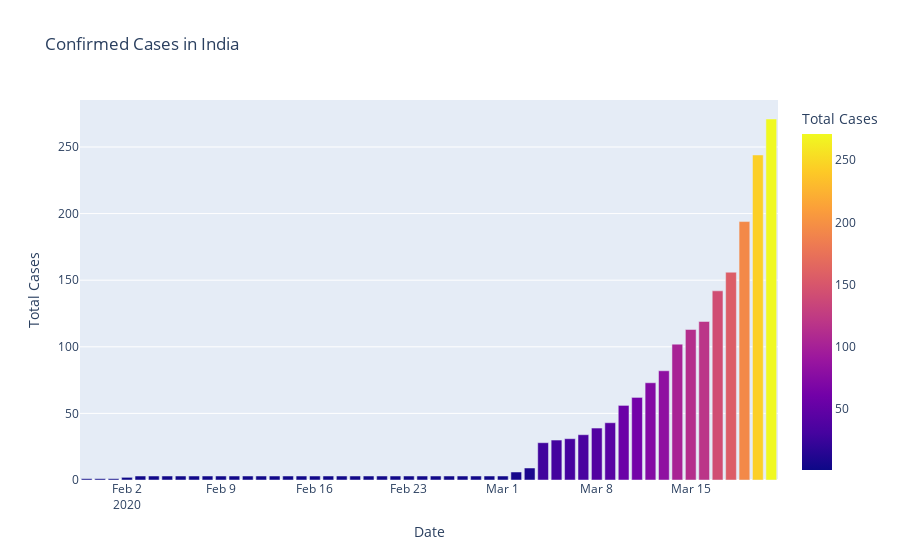

Here is the notebook cell this chart was saved with:
### Code cell
#plotly Express
fig = px.bar(IndiaDatewise,x = 'Date', y = 'Total Cases' ,color= 'Total Cases', title = 'Confirmed Cases in India')
fig.show()

### Figure 1 — Plotly figure (JSON) as saved in the notebook; plotly's stock layout.template omitted (floating-point values rounded to 4 significant figures)
{"data": [{"alignmentgroup": "True", "hoverlabel": {"namelength": 0}, "hovertemplate": "Date=%{x}<br>Total Cases=%{marker.color}", "legendgroup": "", "marker": {"color": [1, 1, 1, 2, 3, 3, 3, 3, 3, 3, 3, 3, 3, 3, 3, 3, 3, 3, 3, 3, 3, 3, 3, 3, 3, 3, 3, 3, 3, 3, 3, 3, 6, 9, 28, 30, 31, 34, 39, 43, 56, 62, 73, 82, 102, 113, 119, 142, 156, 194, 244, 271], "coloraxis": "coloraxis"}, "name": "", "offsetgroup": "", "orientation": "v", "showlegend": false, "textposition": "auto", "type": "bar", "x": ["2020-01-30T00:00:00", "2020-01-31T00:00:00", "2020-02-01T00:00:00", "2020-02-02T00:00:00", "2020-02-03T00:00:00", "2020-02-04T00:00:00", "2020-02-05T00:00:00", "2020-02-06T00:00:00", "2020-02-07T00:00:00", "2020-02-08T00:00:00", "2020-02-09T00:00:00", "2020-02-10T00:00:00", "2020-02-11T00:00:00", "2020-02-12T00:00:00", "2020-02-13T00:00:00", "2020-02-14T00:00:00", "2020-02-15T00:00:00", "2020-02-16T00:00:00", "2020-02-17T00:00:00", "2020-02-18T00:00:00", "2020-02-19T00:00:00", "2020-02-20T00:00:00", "2020-02-21T00:00:00", "2020-02-22T00:00:00", "2020-02-23T00:00:00", "2020-02-24T00:00:00", "2020-02-25T00:00:00", "2020-02-26T00:00:00", "2020-02-27T00:00:00", "2020-02-28T00:00:00", "2020-02-29T00:00:00", "2020-03-01T00:00:00", "2020-03-02T00:00:00", "2020-03-03T00:00:00", "2020-03-04T00:00:00", "2020-03-05T00:00:00", "2020-03-06T00:00:00", "2020-03-07T00:00:00", "2020-03-08T00:00:00", "2020-03-09T00:00:00", "2020-03-10T00:00:00", "2020-03-11T00:00:00", "2020-03-12T00:00:00", "2020-03-13T00:00:00", "2020-03-14T00:00:00", "2020-03-15T00:00:00", "2020-03-16T00:00:00", "2020-03-17T00:00:00", "2020-03-18T00:00:00", "2020-03-19T00:00:00", "2020-03-20T00:00:00", "2020-03-21T00:00:00"], "xaxis": "x", "y": [1, 1, 1, 2, 3, 3, 3, 3, 3, 3, 3, 3, 3, 3, 3, 3, 3, 3, 3, 3, 3, 3, 3, 3, 3, 3, 3, 3, 3, 3, 3, 3, 6, 9, 28, 30, 31, 34, 39, 43, 56, 62, 73, 82, 102, 113, 119, 142, 156, 194, 244, 271], "yaxis": "y"}], "layout": {"barmode": "relative", "coloraxis": {"colorbar": {"title": {"text": "Total Cases"}}, "colorscale": [[0, "#0d0887"], [0.1111, "#46039f"], [0.2222, "#7201a8"], [0.3333, "#9c179e"], [0.4444, "#bd3786"], [0.5556, "#d8576b"], [0.6667, "#ed7953"], [0.7778, "#fb9f3a"], [0.8889, "#fdca26"], [1, "#f0f921"]]}, "legend": {"tracegroupgap": 0}, "title": {"text": "Confirmed Cases in India"}, "xaxis": {"anchor": "y", "domain": [0, 1], "title": {"text": "Date"}}, "yaxis": {"anchor": "x", "domain": [0, 1], "title": {"text": "Total Cases"}}}}
